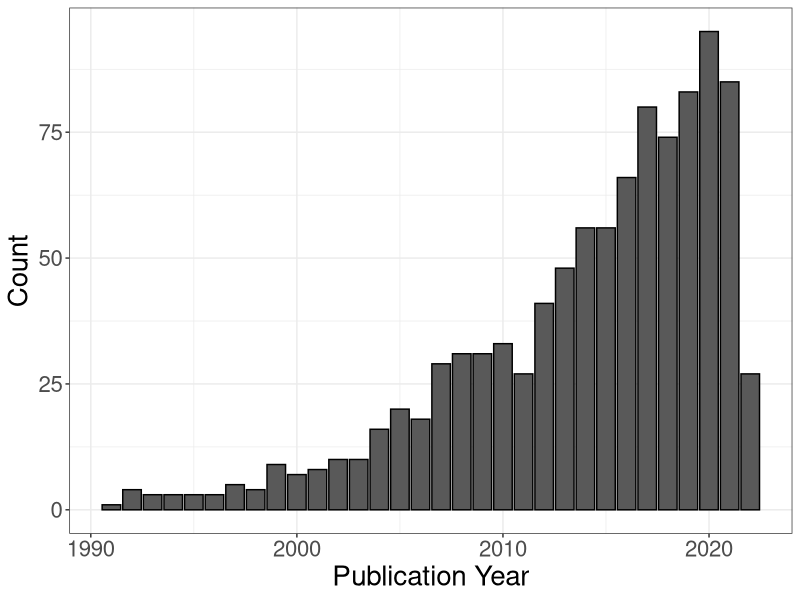
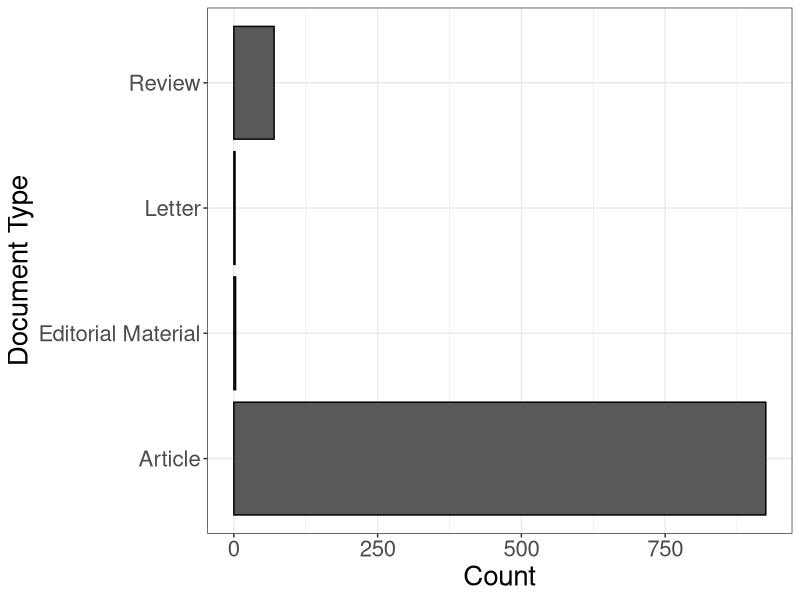
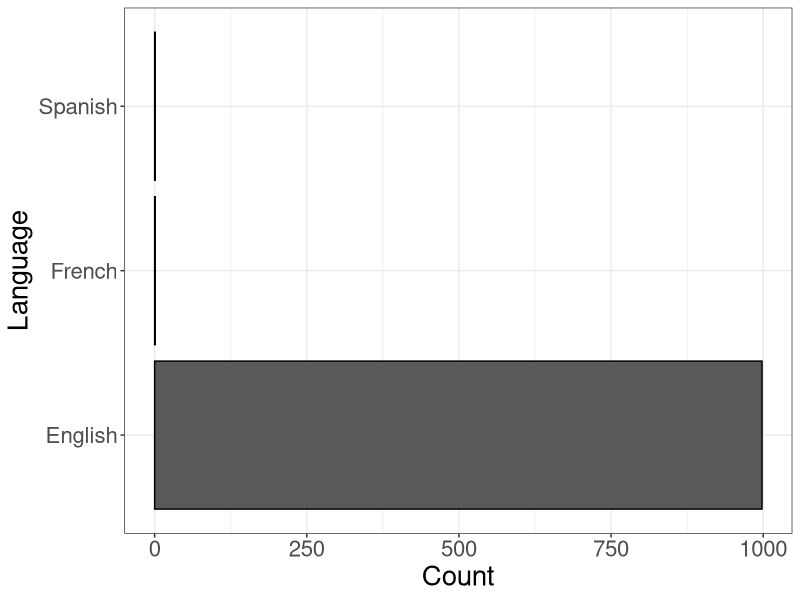
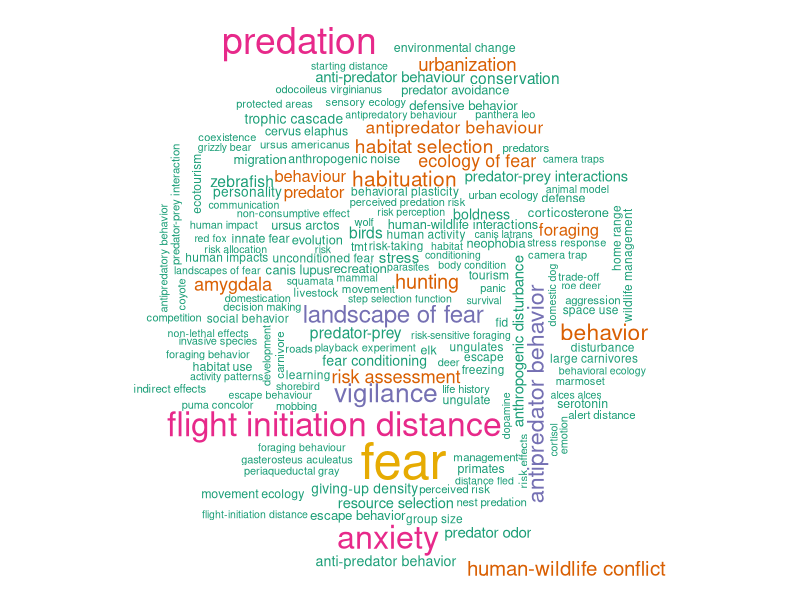
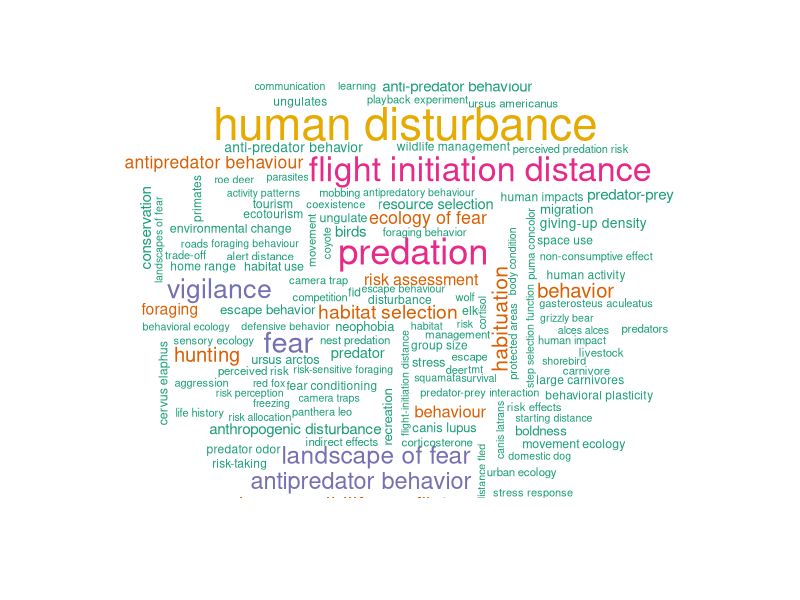
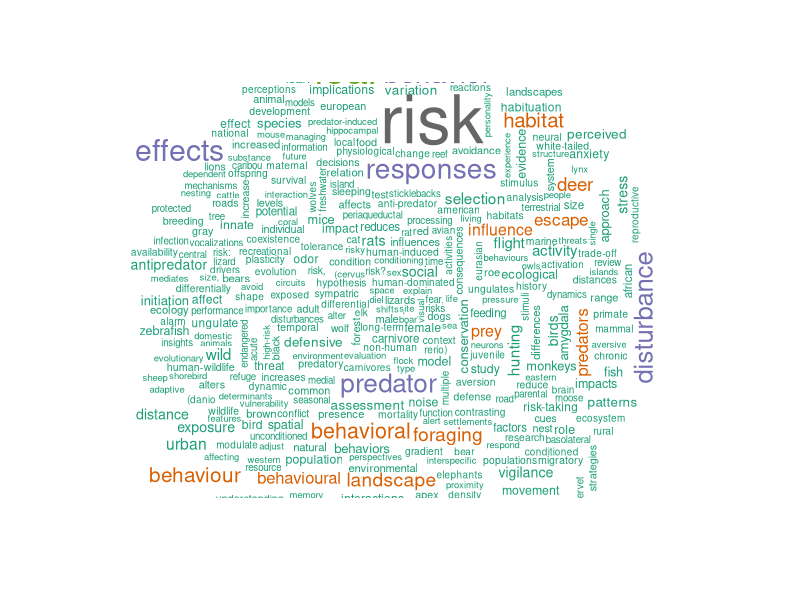
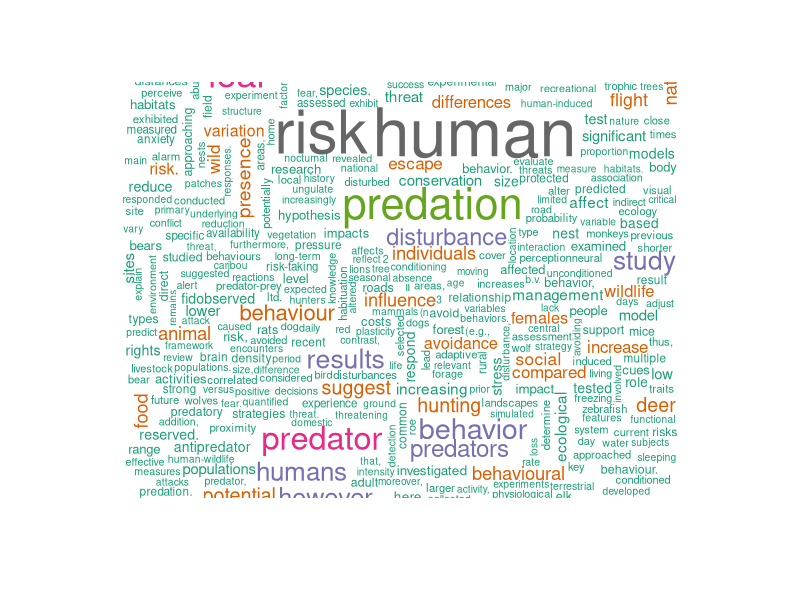
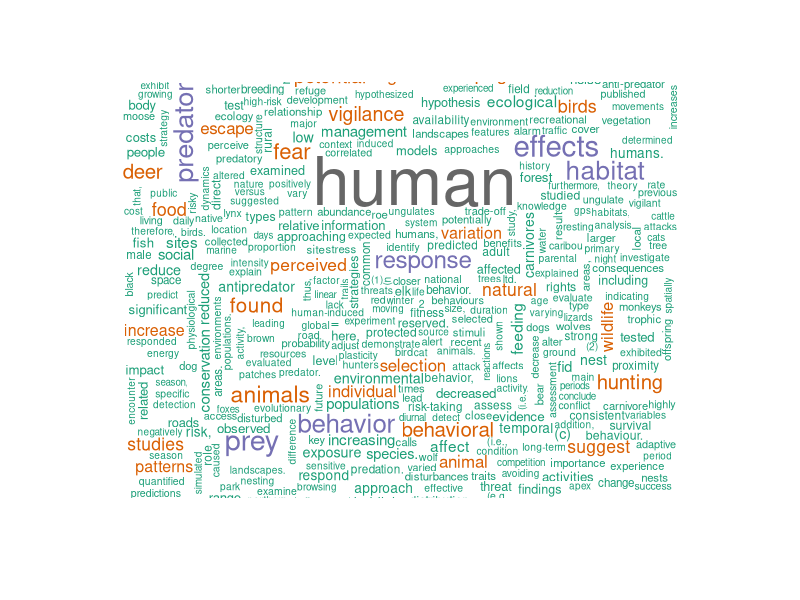

These figures' R source, in order:
# Anthropogenic risk effects on animal behavior - systematic review

# mapping literature for review

## import data from WOS -----

papers <- read.csv("data/scoping_search.csv")

summary(papers)

## Clean data ----

library(dplyr)
library(tidyr)

papers <- papers %>%
  select(-c(
    contains(match = "conference", ignore.case = T),
    contains(match = "book", ignore.case = T),
    Keywords.Plus,
    contains(match = "addresses", ignore.case = T),
    contains(match = "funding", ignore.case = T),
    contains(match = "cite", ignore.case = T),
    contains(match = "publisher", ignore.case = T),
    contains(match = "abbreviation", ignore.case = T),
    Affiliations,
    Researcher.Ids,
    Research.Areas,
    ORCIDs,
    contains("usage", ignore.case = T),
    contains("Page"),
    Early.Access.Date,
    WoS.Categories,
    Web.of.Science.Index,
    IDS.Number,
    UT..Unique.WOS.ID.,
    Pubmed.Id,
    Open.Access.Designations,
    Hot.Paper.Status,
    Group.Authors,
    X
  )) %>%
  mutate(
    Meeting.Abstract = as.character(Meeting.Abstract),
    Volume = as.character(Volume),
    Document.Type = ifelse(grepl("article*", Document.Type, ignore.case = T), "Article", Document.Type),
    Document.Type = ifelse(grepl("review*", Document.Type, ignore.case = T), "Review", Document.Type),
    Document.Type = ifelse(grepl("editorial*", Document.Type, ignore.case = T), "Editorial Material", Document.Type)
  )

summary(papers)

## Summaries ----

library(ggplot2)

### Number of publications by year

ggplot(papers, aes(Publication.Year)) +
  geom_bar(col = "black") +
  labs(x = "Publication Year", y = "Count") +
  theme_bw() +
  theme(text = element_text(size = 20))

ggsave(last_plot(), filename = "years.png", height = 4, width = 6)
### Article type

ggplot(papers, aes(Document.Type)) +
  geom_bar(col = "black") +
  labs(x = "Document Type", y = "Count") +
  coord_flip() +
  theme_bw() +
  theme(text = element_text(size = 20))

ggsave(last_plot(), filename = "type.png", height = 4, width = 6)

### Language

ggplot(papers, aes(Language)) +
  geom_bar(col = "black") +
  labs(x = "Language", y = "Count") +
  coord_flip() +
  theme_bw() +
  theme(text = element_text(size = 20))


ggsave(last_plot(), filename = "lang.png", height = 4, width = 6)

## sub-sampling ----

# sample <- 1:100

# papers <- papers[sample,]

## Analyse  keywords -----

## separating keywords into individual strings

library(stringr)

keywords <- list()

ind <- 1

for (s in papers$Author.Keywords) {
  keywords[ind] <- strsplit(s, ";")

  ind <- ind + 1
}

keywords <- unlist(keywords)

keywords <- str_trim(keywords) # removing white spaces

keywords <- tolower(keywords)

### frequency

kw_freq <- data.frame(table(keywords))

### word cloud

library(wordcloud)

wordcloud(words = kw_freq$keywords, freq = kw_freq$Freq, colors = brewer.pal(8, "Dark2"), min.freq = 5, max.words = 500)

### grouping

### Exclusion - removing irrelavant key phrases and their cooccuring keywords

keys_in_str <- papers$Author.Keywords[!grepl("amygdala*|ptsd|anxiety|*exitinction|psych*|neuro*", papers$Author.Keywords, ignore.case = T)]

keys_in <- list()

ind <- 1

for (s in keys_in_str) {
  keys_in[ind] <- strsplit(s, ";")

  ind <- ind + 1
}

keys_in <- unlist(keys_in)

keys_in <- str_trim(keys_in) # removing white spaces

keys_in <- tolower(keys_in)

### frequency

kw_in_freq <- data.frame(table(keys_in))

### word cloud

wordcloud(words = kw_in_freq$keys_in, freq = kw_in_freq$Freq, colors = brewer.pal(8, "Dark2"), min.freq = 5, max.words = 500)

## Analyse titles ----

## Separating words in the titles

title_words <- list()

ind <- 1

for (w in papers$Article.Title) {
  title_words[ind] <- strsplit(w, split = " ")

  ind <- ind + 1
}

title_words <- unlist(title_words)

title_words <- tolower(title_words)

title_words <- str_trim(title_words)


## Frequency

title_freq <- data.frame(table(title_words))

## removing stop words

library(tidytext)

title_freq <- title_freq %>%
  anti_join(stop_words, by = c("title_words" = "word"))

## Word Cloud

wordcloud(words = title_freq$title_words, freq = title_freq$Freq, colors = brewer.pal(8, "Dark2"), min.freq = 5, max.words = 500)

## Exclusion

## Grouping

## Analyse abstracts ----

## Separating words in the titles

abs_words <- list()

ind <- 1

for (w in papers$Abstract) {
  abs_words[ind] <- strsplit(w, split = " ")

  ind <- ind + 1
}

abs_words <- unlist(abs_words)

abs_words <- tolower(abs_words)

abs_words <- str_trim(abs_words)

## Frequency

abs_freq <- data.frame(table(abs_words))

## removing stop words

abs_freq <- abs_freq %>%
  anti_join(stop_words, by = c("abs_words" = "word"))

## Word Cloud

wordcloud(words = abs_freq$abs_words, freq = abs_freq$Freq, colors = brewer.pal(8, "Dark2"), min.freq = 5, max.words = 500)

## Exclusion

abs_in_str <- papers$Abstract[!grepl("amygdala*|conditioning|ptsd|anxiety|*exitinction|psych*|neuro*", papers$Abstract, ignore.case = T)]

abs_in <- list()

ind <- 1

for (s in abs_in_str) {
  abs_in[ind] <- strsplit(s, " ")

  ind <- ind + 1
}

abs_in <- unlist(abs_in)

abs_in <- str_trim(abs_in) # removing white spaces

abs_in <- tolower(abs_in)

### frequency

abs_in_freq <- data.frame(table(abs_in))

## removing stop words

abs_in_freq <- abs_in_freq %>%
  anti_join(stop_words, by = c("abs_in" = "word"))

### word cloud

wordcloud(words = abs_in_freq$abs_in, freq = abs_in_freq$Freq, colors = brewer.pal(8, "Dark2"), min.freq = 5, max.words = 500)

## Grouping
